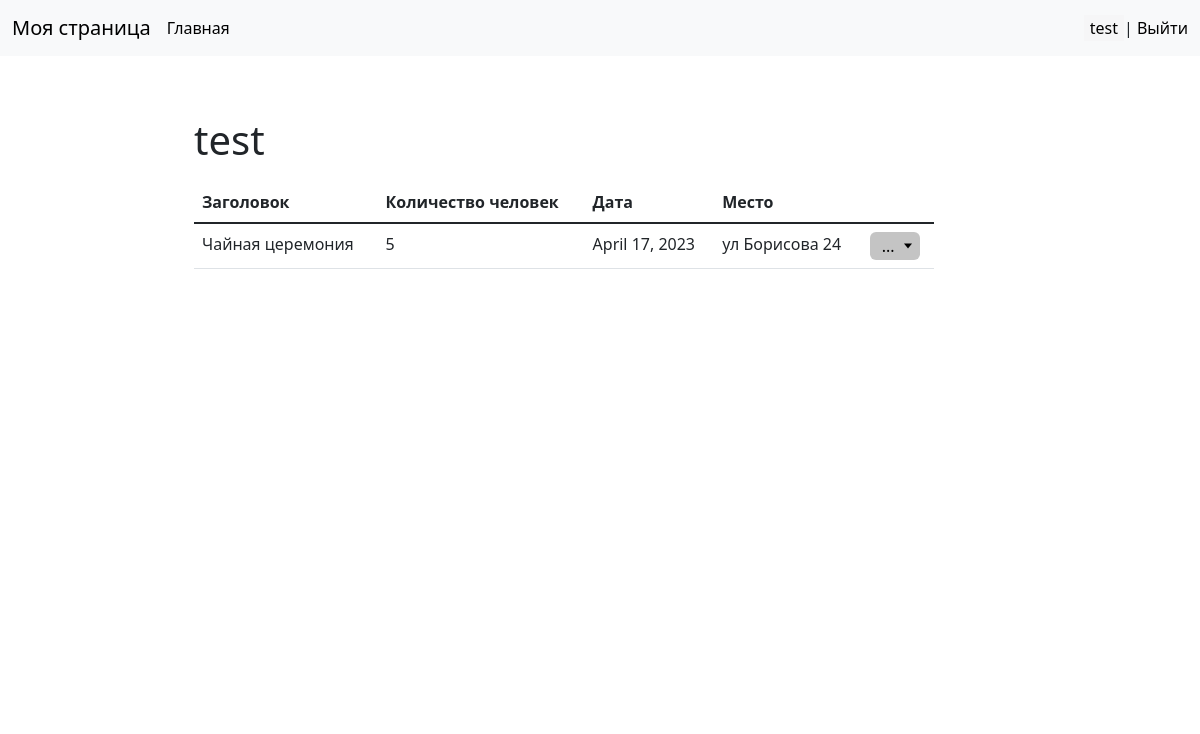
The page /mypage (signed in) on the database its author committed.
### patyPlace/models.py (models this page shows, shortened)
class AuthUser(models.Model):
    password = models.CharField(max_length=128)
    last_login = models.DateTimeField(blank=True, null=True)
    is_superuser = models.BooleanField()
    username = models.CharField(unique=True, max_length=150)
    last_name = models.CharField(max_length=150)
    email = models.CharField(max_length=254)
    is_staff = models.BooleanField()
    is_active = models.BooleanField()
    date_joined = models.DateTimeField()
    first_name = models.CharField(max_length=150)
    class Meta:
        managed = False
        db_table = 'auth_user'

class Party(models.Model):
    title = models.CharField(
        max_length=128, unique=True, verbose_name="Название")
    description = models.TextField(verbose_name="Описание")
    dt = models.DateField(max_length=20, verbose_name="Дата вечеринки")
    countPeople = models.IntegerField(verbose_name="Количество людей")
    adres = models.CharField(max_length=288, null=True,
                             verbose_name="Место проведения")
    images = models.ImageField(
        upload_to="photos/%Y/%m/%d/", blank=True, verbose_name="Обложка")
    creatorId = models.ForeignKey(AuthUser, models.DO_NOTHING, null=True)

### patyPlace/views.py (the view)
# urls.py: path('mypage', mypage, name='mypage'),
def mypage(request):
    users = AuthUser.objects.filter(username=request.user)
    if len(users) != 0:
        userPaty = Party.objects.filter(creatorId=users[0])
        print(userPaty)
        return render(request, 'mypage/index.html', {'username': request.user, 'party': userPaty, 'title': 'Моя страница'})
    else:
        return render(request, 'mypage/index.html', {'username': request.user})

### patyPlace/templates/mypage/index.html (shortened to what this page needs)
{% extends 'party/base.html' %}
{% block content %}
{% if user.is_authenticated %}
<div class="myprofile">
    <h1>{{ username }}</h1>
    <div class="table-responsive">
        <table class="table">
            <thead>
                <tr>
                    <th scope="col">Заголовок</th>
                    <th scope="col">Количество человек</th>
                    <th scope="col">Дата</th>
                    <th scope="col">Место</th>
                    <th scope="col"></th>
                </tr>
            </thead>
            <tbody>
                {% for p in party %}
                <tr>
                    <td> {{ p.title }} </td>
                    <td>{{ p.countPeople }}</td>
                    <td>{{ p.dt }}</td>
                    <td>{{ p.adres }}</td>
                    <td>
                        <div class="dropdown">
                            <button class="dropdown_button">...</button>
                        </div>
                    </td>
                </tr>
                {% endfor %}
            </tbody>
        </table>
    </div>
</div>
{% else %}
<a href="{% url 'signUp' %}">Эта страница только для зарегистрированных пользователей</a>
{% endif %}
{% endblock %}

### patyPlace/templates/party/base.html (shortened to what this page needs)
{% load static %}
<!DOCTYPE html>
<html lang="en">
<head>
    <link rel="stylesheet" type="text/css" href='{% static "party/css/style.css" %}'>
    <link href="https://cdn.jsdelivr.net/npm/bootstrap@5.1.3/dist/css/bootstrap.min.css" rel="stylesheet"
>
    <link rel="stylesheet" href="{% static 'party/css/air-datepicker.css' %}">
</head>
<body class="body">
    <nav class="navbar navbar-expand-lg bg-light">
        <div class="container-fluid">
            <a class="navbar-brand" id="mypage" href="{% url 'mypage'%}">Моя страница</a>
            <div class="collapse navbar-collapse" id="navbarSupportedContent">
                <ul class="navbar-nav me-auto mb-2 mb-lg-0 top-menu">
                    <li>
                        <a class="logout" href="{% url 'home' %}">Главная</a>
                    </li>
                </ul>
                {% if user.is_authenticated %}
                <li class="last" id="navbar-account">
                    <button class="user-dropdown">{{user.username}} </button>| <a href="{% url 'logout' %}"
                        class="logout">Выйти</a>
                </li>
                {% endif %}
            </div>
        </div>
    </nav>
    {% block content %}
    {% endblock %}
</body>
</html>

### patyPlace/static/party/css/style.css (style rules this page uses)
.user-dropdown { border: 0; background-color: #f6f6f6a1; }
body { background: url(image/Back.png) no-repeat center center fixed; -webkit-background-size: cover; -moz-background-size: cover; -o-background-size: cover; background-size: cover; }
.myprofile { width: 70%; height: 600px; background: #fff; border-radius: 10px; overflow: hidden; display: -webkit-box; display: -webkit-flex; display: -moz-box; display: -ms-flexbox; display: inline-block; flex-wrap: wrap; justify-content: space-between; padding: 10px 50px 10px 50px; margin-top: 50px; margin-left: 12%; margin-right: 20%; }
.table-responsive { padding-top: 10px; height: 500px; overflow-y: auto; }
.table tbody tr { transition: all .3s; }
#mypage { color: #000; }
#navbar-account { list-style-type: none; }
.logout { text-decoration: none; color: #000; }
.dropdown { position: relative; }
.dropdown_button { height: 28px; position: relative; display: block; width: 100%; text-align: left; border: 4px; background-color: #c4c4c4; border-radius: 6px; padding: 1px; padding-left: 12px; width: 50px; cursor: pointer; }
.dropdown_button::after { content: ""; position: absolute; top: 50%; right: 15%; transform: translateY(-50%); width: 0; height: 0; border-width: 5.2px 4px 0px 4px; border-color: black transparent transparent transparent; border-style: solid; }

### rows shown on the page
Party: title "Чайная церемония", countPeople "5", dt "April 17, 2023", adres "ул Борисова 24"

### other values the page prints
{{ user.username }} "test"
{{ username }} "test"
